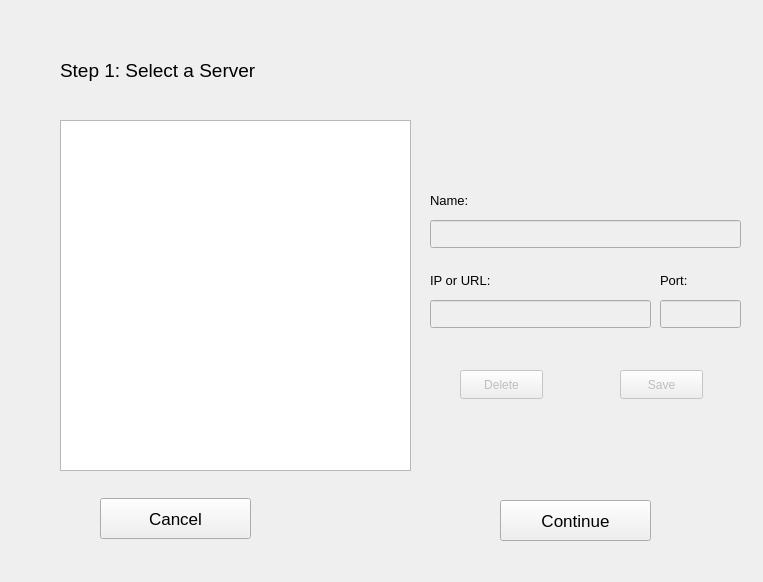
<?xml version="1.0" encoding="UTF-8"?>
<ui version="4.0">
 <class>spslidarUploadDlg</class>
 <widget class="QDialog" name="spslidarUploadDlg">
  <property name="geometry">
   <rect>
    <x>0</x>
    <y>0</y>
    <width>763</width>
    <height>582</height>
   </rect>
  </property>
  <property name="windowTitle">
   <string>SPSLiDAR Server Upload</string>
  </property>
  <widget class="QStackedWidget" name="stackedWidget">
   <property name="geometry">
    <rect>
     <x>0</x>
     <y>0</y>
     <width>761</width>
     <height>581</height>
    </rect>
   </property>
   <widget class="QWidget" name="page">
    <widget class="QLabel" name="step1">
     <property name="geometry">
      <rect>
       <x>60</x>
       <y>50</y>
       <width>231</width>
       <height>41</height>
      </rect>
     </property>
     <property name="font">
      <font>
       <pointsize>14</pointsize>
      </font>
     </property>
     <property name="text">
      <string>Step 1: Select a Server</string>
     </property>
    </widget>
    <widget class="QListWidget" name="serverList">
     <property name="geometry">
      <rect>
       <x>60</x>
       <y>120</y>
       <width>351</width>
       <height>351</height>
      </rect>
     </property>
    </widget>
    <widget class="QLabel" name="name">
     <property name="geometry">
      <rect>
       <x>430</x>
       <y>190</y>
       <width>63</width>
       <height>20</height>
      </rect>
     </property>
     <property name="font">
      <font>
       <pointsize>10</pointsize>
      </font>
     </property>
     <property name="text">
      <string>Name:</string>
     </property>
    </widget>
    <widget class="QLineEdit" name="serverName">
     <property name="enabled">
      <bool>false</bool>
     </property>
     <property name="geometry">
      <rect>
       <x>430</x>
       <y>220</y>
       <width>311</width>
       <height>28</height>
      </rect>
     </property>
    </widget>
    <widget class="QLabel" name="ip">
     <property name="geometry">
      <rect>
       <x>430</x>
       <y>270</y>
       <width>81</width>
       <height>20</height>
      </rect>
     </property>
     <property name="font">
      <font>
       <pointsize>10</pointsize>
      </font>
     </property>
     <property name="text">
      <string>IP or URL:</string>
     </property>
    </widget>
    <widget class="QLabel" name="port">
     <property name="geometry">
      <rect>
       <x>660</x>
       <y>270</y>
       <width>63</width>
       <height>20</height>
      </rect>
     </property>
     <property name="font">
      <font>
       <pointsize>10</pointsize>
      </font>
     </property>
     <property name="text">
      <string>Port:</string>
     </property>
    </widget>
    <widget class="QLineEdit" name="serverIP">
     <property name="enabled">
      <bool>false</bool>
     </property>
     <property name="geometry">
      <rect>
       <x>430</x>
       <y>300</y>
       <width>221</width>
       <height>28</height>
      </rect>
     </property>
    </widget>
    <widget class="QLineEdit" name="serverPort">
     <property name="enabled">
      <bool>false</bool>
     </property>
     <property name="geometry">
      <rect>
       <x>660</x>
       <y>300</y>
       <width>81</width>
       <height>28</height>
      </rect>
     </property>
    </widget>
    <widget class="QPushButton" name="deleteButton">
     <property name="enabled">
      <bool>false</bool>
     </property>
     <property name="geometry">
      <rect>
       <x>460</x>
       <y>370</y>
       <width>83</width>
       <height>29</height>
      </rect>
     </property>
     <property name="text">
      <string>Delete</string>
     </property>
    </widget>
    <widget class="QPushButton" name="saveButton">
     <property name="enabled">
      <bool>false</bool>
     </property>
     <property name="geometry">
      <rect>
       <x>620</x>
       <y>370</y>
       <width>83</width>
       <height>29</height>
      </rect>
     </property>
     <property name="text">
      <string>Save</string>
     </property>
    </widget>
    <widget class="QPushButton" name="serverCancel">
     <property name="geometry">
      <rect>
       <x>100</x>
       <y>498</y>
       <width>151</width>
       <height>41</height>
      </rect>
     </property>
     <property name="font">
      <font>
       <pointsize>13</pointsize>
      </font>
     </property>
     <property name="text">
      <string>Cancel</string>
     </property>
     <property name="autoDefault">
      <bool>false</bool>
     </property>
    </widget>
    <widget class="QPushButton" name="serverContinue">
     <property name="geometry">
      <rect>
       <x>500</x>
       <y>500</y>
       <width>151</width>
       <height>41</height>
      </rect>
     </property>
     <property name="font">
      <font>
       <pointsize>13</pointsize>
      </font>
     </property>
     <property name="text">
      <string>Continue</string>
     </property>
     <property name="autoDefault">
      <bool>false</bool>
     </property>
     <property name="default">
      <bool>true</bool>
     </property>
    </widget>
   </widget>
   <widget class="QWidget" name="page_2">
    <widget class="QLabel" name="step2">
     <property name="geometry">
      <rect>
       <x>30</x>
       <y>30</y>
       <width>251</width>
       <height>51</height>
      </rect>
     </property>
     <property name="font">
      <font>
       <pointsize>14</pointsize>
      </font>
     </property>
     <property name="text">
      <string>Step 2: Select a Dataset</string>
     </property>
    </widget>
    <widget class="QListWidget" name="workspacesList">
     <property name="geometry">
      <rect>
       <x>40</x>
       <y>130</y>
       <width>301</width>
       <height>201</height>
      </rect>
     </property>
    </widget>
    <widget class="QListWidget" name="datasetsList">
     <property name="geometry">
      <rect>
       <x>400</x>
       <y>130</y>
       <width>301</width>
       <height>201</height>
      </rect>
     </property>
    </widget>
    <widget class="QLabel" name="workspace">
     <property name="geometry">
      <rect>
       <x>130</x>
       <y>80</y>
       <width>101</width>
       <height>31</height>
      </rect>
     </property>
     <property name="font">
      <font>
       <pointsize>12</pointsize>
      </font>
     </property>
     <property name="text">
      <string>Workspace</string>
     </property>
    </widget>
    <widget class="QLabel" name="dataset">
     <property name="geometry">
      <rect>
       <x>520</x>
       <y>80</y>
       <width>71</width>
       <height>31</height>
      </rect>
     </property>
     <property name="font">
      <font>
       <pointsize>12</pointsize>
      </font>
     </property>
     <property name="text">
      <string>Dataset</string>
     </property>
    </widget>
    <widget class="QPushButton" name="back">
     <property name="geometry">
      <rect>
       <x>130</x>
       <y>510</y>
       <width>121</width>
       <height>41</height>
      </rect>
     </property>
     <property name="font">
      <font>
       <pointsize>13</pointsize>
      </font>
     </property>
     <property name="text">
      <string>Back</string>
     </property>
     <property name="autoDefault">
      <bool>false</bool>
     </property>
    </widget>
    <widget class="QPushButton" name="confirm">
     <property name="geometry">
      <rect>
       <x>510</x>
       <y>510</y>
       <width>121</width>
       <height>41</height>
      </rect>
     </property>
     <property name="font">
      <font>
       <pointsize>13</pointsize>
      </font>
     </property>
     <property name="text">
      <string>Confirm</string>
     </property>
     <property name="autoDefault">
      <bool>false</bool>
     </property>
     <property name="default">
      <bool>true</bool>
     </property>
    </widget>
    <widget class="QLineEdit" name="workspaceNameLine">
     <property name="enabled">
      <bool>false</bool>
     </property>
     <property name="geometry">
      <rect>
       <x>130</x>
       <y>340</y>
       <width>211</width>
       <height>28</height>
      </rect>
     </property>
    </widget>
    <widget class="QLabel" name="wokspaceName">
     <property name="geometry">
      <rect>
       <x>40</x>
       <y>340</y>
       <width>63</width>
       <height>20</height>
      </rect>
     </property>
     <property name="text">
      <string>Name:</string>
     </property>
    </widget>
    <widget class="QLabel" name="workspaceDescription">
     <property name="geometry">
      <rect>
       <x>40</x>
       <y>380</y>
       <width>91</width>
       <height>20</height>
      </rect>
     </property>
     <property name="text">
      <string>Description:</string>
     </property>
    </widget>
    <widget class="QLabel" name="workspaceCell">
     <property name="geometry">
      <rect>
       <x>40</x>
       <y>460</y>
       <width>71</width>
       <height>20</height>
      </rect>
     </property>
     <property name="text">
      <string>Cell Size:</string>
     </property>
    </widget>
    <widget class="QLineEdit" name="workspaceCellLine">
     <property name="enabled">
      <bool>false</bool>
     </property>
     <property name="geometry">
      <rect>
       <x>130</x>
       <y>460</y>
       <width>211</width>
       <height>28</height>
      </rect>
     </property>
    </widget>
    <widget class="QPlainTextEdit" name="workspaceDestriptionText">
     <property name="enabled">
      <bool>false</bool>
     </property>
     <property name="geometry">
      <rect>
       <x>130</x>
       <y>380</y>
       <width>211</width>
       <height>71</height>
      </rect>
     </property>
    </widget>
    <widget class="QLineEdit" name="datasetNameLine">
     <property name="enabled">
      <bool>false</bool>
     </property>
     <property name="geometry">
      <rect>
       <x>490</x>
       <y>340</y>
       <width>211</width>
       <height>28</height>
      </rect>
     </property>
    </widget>
    <widget class="QLabel" name="datasetDescription">
     <property name="geometry">
      <rect>
       <x>400</x>
       <y>380</y>
       <width>91</width>
       <height>20</height>
      </rect>
     </property>
     <property name="text">
      <string>Description:</string>
     </property>
    </widget>
    <widget class="QLabel" name="datasetSize">
     <property name="geometry">
      <rect>
       <x>400</x>
       <y>450</y>
       <width>71</width>
       <height>31</height>
      </rect>
     </property>
     <property name="text">
      <string>Datablock</string>
     </property>
    </widget>
    <widget class="QLineEdit" name="datasetSizeLine">
     <property name="enabled">
      <bool>false</bool>
     </property>
     <property name="geometry">
      <rect>
       <x>490</x>
       <y>460</y>
       <width>211</width>
       <height>28</height>
      </rect>
     </property>
    </widget>
    <widget class="QLabel" name="datasetName">
     <property name="geometry">
      <rect>
       <x>400</x>
       <y>340</y>
       <width>63</width>
       <height>20</height>
      </rect>
     </property>
     <property name="text">
      <string>Name:</string>
     </property>
    </widget>
    <widget class="QPlainTextEdit" name="datasetDescriptionText">
     <property name="enabled">
      <bool>false</bool>
     </property>
     <property name="geometry">
      <rect>
       <x>490</x>
       <y>380</y>
       <width>211</width>
       <height>71</height>
      </rect>
     </property>
    </widget>
    <widget class="QLabel" name="datasetSize2">
     <property name="geometry">
      <rect>
       <x>400</x>
       <y>470</y>
       <width>71</width>
       <height>31</height>
      </rect>
     </property>
     <property name="text">
      <string>size:</string>
     </property>
    </widget>
   </widget>
  </widget>
 </widget>
 <tabstops>
  <tabstop>serverName</tabstop>
  <tabstop>serverIP</tabstop>
  <tabstop>serverPort</tabstop>
  <tabstop>deleteButton</tabstop>
  <tabstop>saveButton</tabstop>
  <tabstop>serverCancel</tabstop>
  <tabstop>serverContinue</tabstop>
  <tabstop>workspacesList</tabstop>
  <tabstop>datasetsList</tabstop>
  <tabstop>back</tabstop>
  <tabstop>confirm</tabstop>
  <tabstop>serverList</tabstop>
  <tabstop>workspaceNameLine</tabstop>
  <tabstop>workspaceDestriptionText</tabstop>
  <tabstop>workspaceCellLine</tabstop>
  <tabstop>datasetNameLine</tabstop>
  <tabstop>datasetSizeLine</tabstop>
  <tabstop>datasetDescriptionText</tabstop>
 </tabstops>
 <resources/>
 <connections>
  <connection>
   <sender>serverList</sender>
   <signal>itemClicked(QListWidgetItem*)</signal>
   <receiver>spslidarUploadDlg</receiver>
   <slot>serverClicked()</slot>
   <hints>
    <hint type="sourcelabel">
     <x>255</x>
     <y>221</y>
    </hint>
    <hint type="destinationlabel">
     <x>762</x>
     <y>124</y>
    </hint>
   </hints>
  </connection>
  <connection>
   <sender>deleteButton</sender>
   <signal>clicked()</signal>
   <receiver>spslidarUploadDlg</receiver>
   <slot>deleteServer()</slot>
   <hints>
    <hint type="sourcelabel">
     <x>516</x>
     <y>387</y>
    </hint>
    <hint type="destinationlabel">
     <x>762</x>
     <y>389</y>
    </hint>
   </hints>
  </connection>
  <connection>
   <sender>saveButton</sender>
   <signal>clicked()</signal>
   <receiver>spslidarUploadDlg</receiver>
   <slot>saveServer()</slot>
   <hints>
    <hint type="sourcelabel">
     <x>661</x>
     <y>376</y>
    </hint>
    <hint type="destinationlabel">
     <x>762</x>
     <y>438</y>
    </hint>
   </hints>
  </connection>
  <connection>
   <sender>serverContinue</sender>
   <signal>clicked()</signal>
   <receiver>spslidarUploadDlg</receiver>
   <slot>serverContinue()</slot>
   <hints>
    <hint type="sourcelabel">
     <x>534</x>
     <y>521</y>
    </hint>
    <hint type="destinationlabel">
     <x>762</x>
     <y>540</y>
    </hint>
   </hints>
  </connection>
  <connection>
   <sender>serverCancel</sender>
   <signal>clicked()</signal>
   <receiver>spslidarUploadDlg</receiver>
   <slot>cancel()</slot>
   <hints>
    <hint type="sourcelabel">
     <x>209</x>
     <y>516</y>
    </hint>
    <hint type="destinationlabel">
     <x>762</x>
     <y>566</y>
    </hint>
   </hints>
  </connection>
  <connection>
   <sender>workspacesList</sender>
   <signal>itemClicked(QListWidgetItem*)</signal>
   <receiver>spslidarUploadDlg</receiver>
   <slot>clickWorkspace()</slot>
   <hints>
    <hint type="sourcelabel">
     <x>223</x>
     <y>417</y>
    </hint>
    <hint type="destinationlabel">
     <x>762</x>
     <y>503</y>
    </hint>
   </hints>
  </connection>
  <connection>
   <sender>back</sender>
   <signal>clicked()</signal>
   <receiver>spslidarUploadDlg</receiver>
   <slot>comeBack()</slot>
   <hints>
    <hint type="sourcelabel">
     <x>227</x>
     <y>517</y>
    </hint>
    <hint type="destinationlabel">
     <x>762</x>
     <y>533</y>
    </hint>
   </hints>
  </connection>
  <connection>
   <sender>datasetsList</sender>
   <signal>itemClicked(QListWidgetItem*)</signal>
   <receiver>spslidarUploadDlg</receiver>
   <slot>clickDataset()</slot>
   <hints>
    <hint type="sourcelabel">
     <x>609</x>
     <y>283</y>
    </hint>
    <hint type="destinationlabel">
     <x>1032</x>
     <y>262</y>
    </hint>
   </hints>
  </connection>
  <connection>
   <sender>confirm</sender>
   <signal>clicked()</signal>
   <receiver>spslidarUploadDlg</receiver>
   <slot>finish()</slot>
   <hints>
    <hint type="sourcelabel">
     <x>566</x>
     <y>543</y>
    </hint>
    <hint type="destinationlabel">
     <x>850</x>
     <y>553</y>
    </hint>
   </hints>
  </connection>
 </connections>
 <slots>
  <slot>cancel()</slot>
  <slot>serverContinue()</slot>
  <slot>deleteServer()</slot>
  <slot>saveServer()</slot>
  <slot>serverClicked()</slot>
  <slot>clickWorkspace()</slot>
  <slot>comeBack()</slot>
  <slot>clickDataset()</slot>
  <slot>finish()</slot>
 </slots>
</ui>
